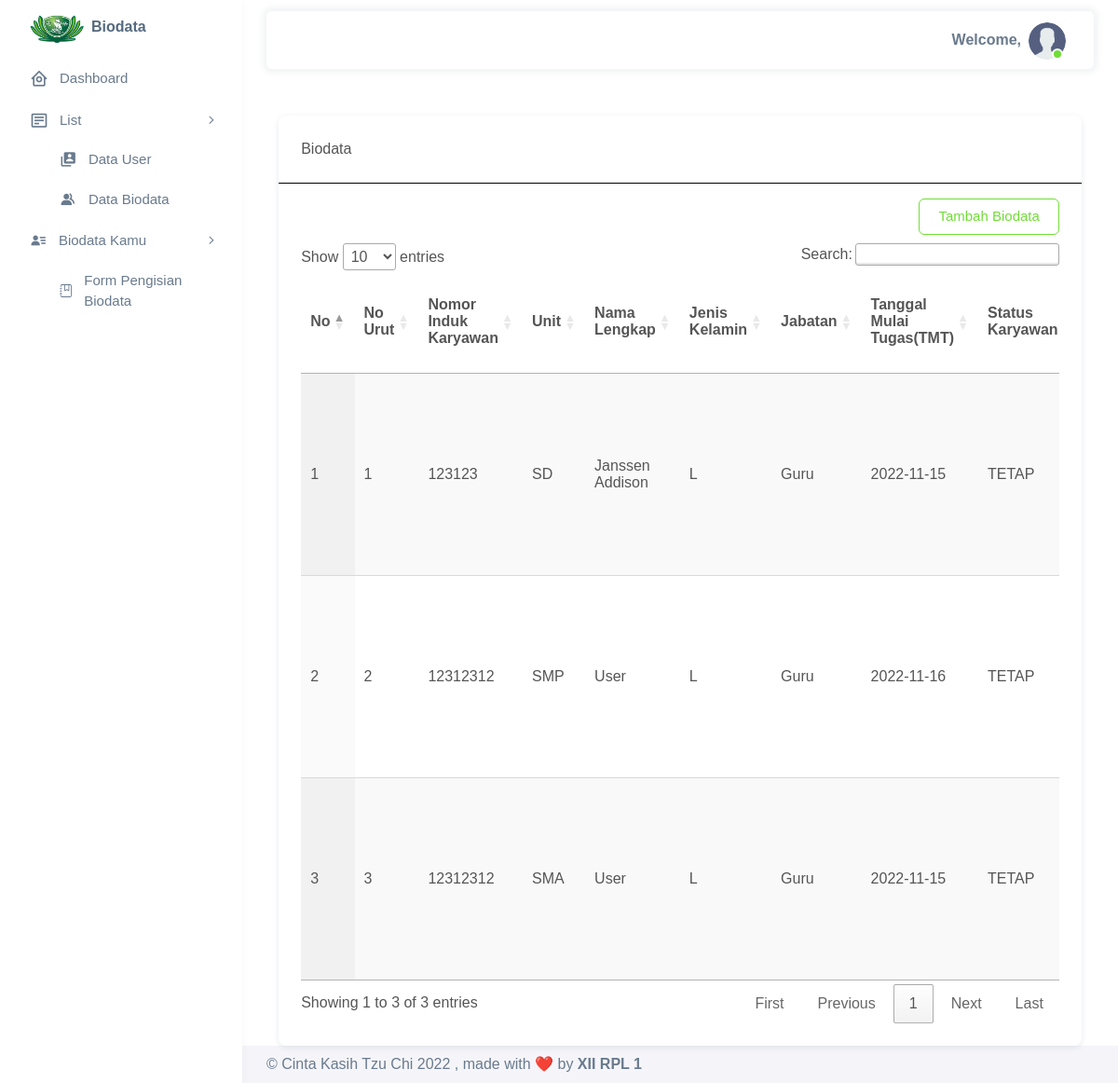
/frontend/biodata/index.php, run on the app's committed database.
### tables this page shows
CREATE TABLE `biodata` (
  `id` int(11) NOT NULL,
  `nomor_induk_karyawan` varchar(8) NOT NULL,
  `unit` varchar(3) NOT NULL,
  `nama_lengkap` varchar(50) NOT NULL,
  `jenis_kelamin` enum('L','P') NOT NULL,
  `jabatan` varchar(20) NOT NULL,
  `tanggal_mulai_tugas` date NOT NULL,
  `status_karyawan` varchar(10) NOT NULL,
  `skpwt/sk` varchar(25) NOT NULL,
  `tempat_lahir` varchar(20) NOT NULL,
  `tanggal_lahir` date NOT NULL,
  `umur` int(3) NOT NULL,
  `medical_check_up` date NOT NULL,
  `status_kk` varchar(3) NOT NULL,
  `nik_ktp` int(16) NOT NULL,
  `alamat_ktp` text NOT NULL,
  `no_npwp` int(16) NOT NULL,
  `alamat_npwp` text NOT NULL,
  `rekening_sinarmas` varchar(10) NOT NULL,
  `bpjs_tenaga_kerja` int(11) NOT NULL,
  `bpjs_kesehatan` varchar(13) NOT NULL,
  `pendidikan_terakhir` varchar(5) NOT NULL,
  `jurusan` varchar(25) NOT NULL,
  `alamat_sekarang` varchar(25) NOT NULL,
  `nohp` varchar(13) NOT NULL,
  `agama` varchar(13) NOT NULL,
  `golongan_darah` varchar(3) NOT NULL,
  `email_sekolah` varchar(50) NOT NULL,
  `email_pribadi` varchar(50) NOT NULL,
  `status_relawan` varchar(10) NOT NULL,
  `id_relawan` varchar(10) NOT NULL,
  `resign` enum('AKTIF','MATI','RESIGN') NOT NULL,
  `gambar` varchar(50) NOT NULL
);

### frontend/biodata/index.php (the view, shortened to what this page needs)
<?php
include "../header.php";
?>
<body>
    <div class="row justify-content-center">
        <div class="col-md-11">
            <div class="card" style="margin-top:50px;">
                <div class="card-header" style="border-bottom:black solid 1px;">Biodata<br>
                </div>
                <div class="card-body" style="margin-top:1em;">
                <?php
                if($_SESSION['hak_akses'] != "User"){
                ?>
                    <span style="float:right;"><a href="../formisi/">
                            <button class="btn btn-outline-success">Tambah Biodata</button>
                        </a>
                    </span>
                    <?php
                }
                    ?>
                    <div class="table-responsive" style="margin-top:3em;">
                        <table id="table" class="display">
                            <thead>
                                <tr>
                                    <th>No</th>
                                    <th>No Urut</th>
                                    <th>Nomor Induk Karyawan</th>
                                    <th>Unit</th>
                                    <th>Nama Lengkap</th>
                                    <th>Jenis Kelamin</th>
                                    <th>Jabatan</th>
                                    <th>Tanggal Mulai Tugas(TMT)</th>
                                    <th>Status Karyawan</th>
                                </tr>
                            </thead>
                            <tbody>
                                <?php
                                include '../../config/koneksi.php';
                                if($_SESSION['hak_akses'] != "User"){
                                  $query = mysqli_query($db, "SELECT * FROM biodata");
                                }
                                else{
                                    $nama=$_SESSION['nama'];
                                    $query = mysqli_query($db, "SELECT * FROM biodata WHERE nama_lengkap='$nama'");
                                }
                                if(mysqli_num_rows($query) > 0){
                                  while($row = mysqli_fetch_array($query)){
                                  ?>
                                <tr>
                                    <td><?= $no++ ?></td>
                                    <td><?= $row['id'] ?></td>
                                    <td><?= $row['nomor_induk_karyawan'] ?></td>
                                    <td><?= $row['unit'] ?></td>
                                    <td><?= $row['nama_lengkap'] ?></td>
                                    <td><?= $row['jenis_kelamin'] ?></td>
                                    <td><?= $row['jabatan'] ?></td>
                                    <td><?= $row['tanggal_mulai_tugas'] ?></td>
                                    <td><?= $row['status_karyawan'] ?></td>
                                </tr>
                                <?php
                                  }
                                }
                                else{
                                  ?>
                                <tr><td colspan=14 style="text-align:center;"> Data Masih Kosong, Mulai Isi Daftar Biodata di
                                    Kanan Atas</td></tr>
                                <?php
                                }
                                ?>
                            </tbody>
                        </table>
                    </div>
                </div>
            </div>
        </div>
    </div>
        <?php
include "../footer.php";
?>

### data on the page
biodata: id "1", nomor_induk_karyawan "123123", unit "SD", nama_lengkap "Janssen Addison", jenis_kelamin "L", jabatan "Guru", tanggal_mulai_tugas "2022-11-15", status_karyawan "TETAP"
biodata: id "2", nomor_induk_karyawan "12312312", unit "SMP", nama_lengkap "User", jenis_kelamin "L", jabatan "Guru", tanggal_mulai_tugas "2022-11-16", status_karyawan "TETAP"
biodata: id "3", nomor_induk_karyawan "12312312", unit "SMA", nama_lengkap "User", jenis_kelamin "L", jabatan "Guru", tanggal_mulai_tugas "2022-11-15", status_karyawan "TETAP"
